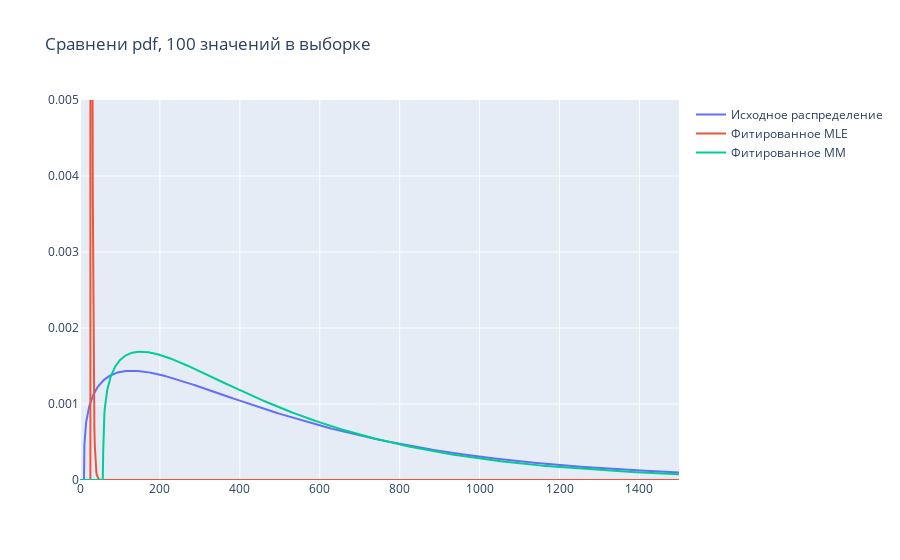

Here is the notebook cell this chart was saved with:
### Markdown cell above
Выше мы вызвали метод fit. В scipy у него есть два параметра MLE - максимизация функции правдоподобия и MM - метод моментов. Обычно MLE дает более точный результат и работает дольше. Но может и совершенно некорректно обучиться на малых выборках.

### Code cell
def plot_pdfs(params_mle,params_mm,N=100):
    x = np.arange(0,1500)

    fig = go.Figure()
    fig.add_trace(go.Scatter(x=x, y = ss.gamma(1.3, 10, 400).pdf(x), name = 'Исходное распределение'))
    fig.add_trace(go.Scatter(x=x, y = ss.gamma(*params_mle).pdf(x), name = 'Фитированное MLE'))
    fig.add_trace(go.Scatter(x=x, y = ss.gamma(*params_mm).pdf(x), name = 'Фитированное MM'))

    fig.update_layout( yaxis=dict(range=[0, .005]), title=f'Cравнени pdf, {N} значений в выборке' )

    fig.show()

plot_pdfs(params_mle,params_mm)

### Figure 1 — Plotly figure (JSON) as saved in the notebook; plotly's stock layout.template omitted (floating-point values rounded to 4 significant figures; data arrays with more than 128 entries replaced by an {"elided": "..."} marker saying what was removed)
{"data": [{"name": "Исходное распределение", "type": "scatter", "x": {"elided": "1500 int values"}, "y": {"elided": "1500 float values"}}, {"name": "Фитированное MLE", "type": "scatter", "x": {"elided": "1500 int values"}, "y": {"elided": "1500 float values"}}, {"name": "Фитированное MM", "type": "scatter", "x": {"elided": "1500 int values"}, "y": {"elided": "1500 float values"}}], "layout": {"title": {"text": "Cравнени pdf, 100 значений в выборке"}, "yaxis": {"range": [0, 0.005]}}}
